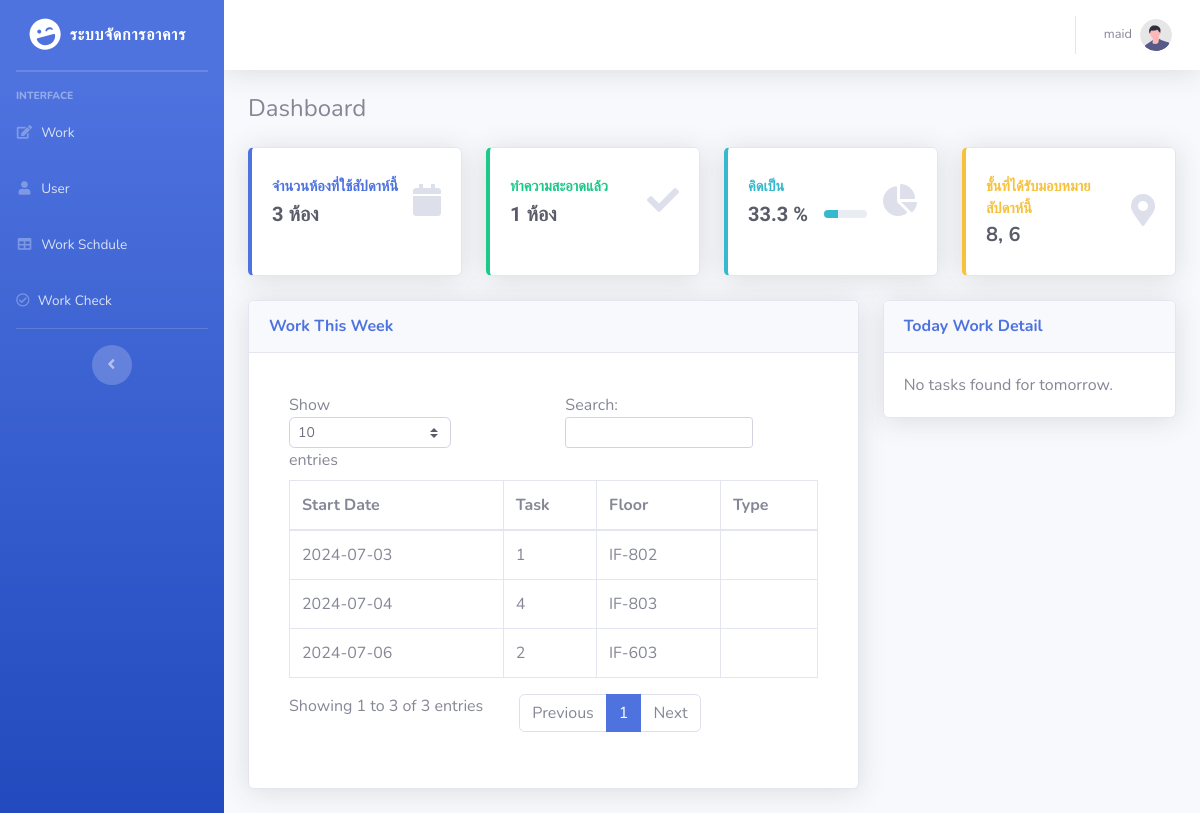
Page /headmaid.php (signed in) on the committed database.
### tables this page shows
CREATE TABLE `task` (
  `task_id` int(11) NOT NULL,
  `task_title` varchar(255) NOT NULL,
  `task_description` text DEFAULT NULL,
  `start_date` date NOT NULL,
  `user_id` int(100) NOT NULL,
  `floor_number` enum('1','2','3','4','5','6','7','8','9','10','11') NOT NULL,
  `room_number` enum('1','2','3','4','5','6') DEFAULT NULL,
  `room_status` enum('Ready','Waiting','Not Ready') DEFAULT NULL,
  `room_type` enum('ห้องเรียน','ห้องประชุม','ห้องปฎิบัติการ') DEFAULT NULL,
  `toilet_gender` enum('male','female') DEFAULT NULL,
  `toilet_status` enum('Ready','Waiting','Not Ready') NOT NULL,
  `image` text DEFAULT NULL
);

### headmaid.php (the view, shortened to what the rows shown need)
<?php
include 'includes/header.php';
include 'includes/headmaid_navbar.php';
?>
<div class="container-fluid">
    <div class="d-sm-flex align-items-center justify-content-between mb-4">
        <h1 class="h4 mb-0 text-gray-650">Dashboard</h1>
    </div>
    <?php
    $servername = "localhost";
    $username = "root";
    $password = "";
    $dbname = "project";
    $conn = new mysqli($servername, $username, $password, $dbname);
    ?>
    <div class="row">
        <div class="col-xl-8 col-lg-7">
            <div class="card shadow mb-4">
                <div class="card-body">
                    <?php
                    $sql = "SELECT
                t.task_id,
                t.task_title,
                t.start_date,
                t.task_description,
                u.fullname AS user_fullname,
                t.floor_number,
                t.room_number,
                t.room_status,
                t.room_type,
                t.toilet_gender,
                t.toilet_status,
                t.image,
                t.user_id
            FROM task t
            INNER JOIN users u ON t.user_id = u.user_id
            WHERE t.user_id = {$_SESSION['user_id']} AND WEEK(start_date) = WEEK(NOW())  -- เพิ่มเงื่อนไขเพื่อกรองวันที่เริ่มต้นหลังจากวันที่ปัจจุบัน
            ORDER BY t.start_date ASC";
                    $result = $conn->query($sql);
                    if ($result->num_rows > 0) {
                        echo '<div class="card-body">';
                        echo '<div class="table-responsive">';
                        echo '<table class="table table-bordered" id="dataTable" width="100%" cellspacing="0">';
                        echo '<thead>';
                        echo '<tr>';
                        echo '<th>Start Date</th>';
                        echo '<th>Task</th>';
                        echo '<th>Floor</th>';
                        echo '<th>Type</th>';
                        echo '</tr>';
                        echo '</thead>';
                        echo '<tbody>';
                        while ($row = $result->fetch_assoc()) {
                            echo '<tr>';
                            echo '<td>' . ($row["start_date"] ?? '-') . '</td>';
                            echo '<td>' . ($row["task_title"] ?? '-') . '</td>';
                            echo '<td>IF-' . ($row["floor_number"] ?? '-') . '0' . ($row["room_number"] ?? '-') . '</td>';
                            echo '<td>' . ($row["room_type"] ?? '-') . '</td>';
                        }
                        echo '</tbody>';
                        echo '</table>';
                        echo '</div>';
                        echo '</div>';
                    } else {
                        echo "0 ผลลัพธ์";
                    }
                    ?>
                </div>
            </div>
        </div>
    </div>
</div>
<?php
include ('includes/scripts.php');
include ('includes/footer.php');
?>

### rows in the picture
task: start_date "2024-07-03", task_title "1", floor_number "8", room_number "2"
task: start_date "2024-07-04", task_title "4", floor_number "8", room_number "3"
task: start_date "2024-07-06", task_title "2", floor_number "6", room_number "3"

### other values in the picture
$_SESSION['full_name'] "maid"
$row["room_count"] "3"
$row["cleaned_rooms"] "1"
$formatted_percentage "33.3"
implode(', ', $floor_numbers) "8, 6"
